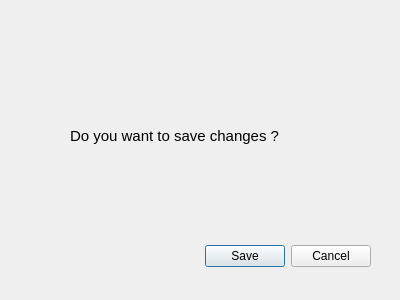
<?xml version="1.0" encoding="UTF-8"?>
<ui version="4.0">
 <class>SaveDialog</class>
 <widget class="QDialog" name="SaveDialog">
  <property name="geometry">
   <rect>
    <x>0</x>
    <y>0</y>
    <width>400</width>
    <height>300</height>
   </rect>
  </property>
  <property name="windowTitle">
   <string>Dialog</string>
  </property>
  <widget class="QDialogButtonBox" name="buttonBox">
   <property name="geometry">
    <rect>
     <x>30</x>
     <y>240</y>
     <width>341</width>
     <height>32</height>
    </rect>
   </property>
   <property name="orientation">
    <enum>Qt::Horizontal</enum>
   </property>
   <property name="standardButtons">
    <set>QDialogButtonBox::Cancel|QDialogButtonBox::Save</set>
   </property>
  </widget>
  <widget class="QLabel" name="label">
   <property name="geometry">
    <rect>
     <x>70</x>
     <y>70</y>
     <width>311</width>
     <height>131</height>
    </rect>
   </property>
   <property name="sizeIncrement">
    <size>
     <width>2</width>
     <height>7</height>
    </size>
   </property>
   <property name="font">
    <font>
     <pointsize>11</pointsize>
    </font>
   </property>
   <property name="text">
    <string>Do you want to save changes ?</string>
   </property>
  </widget>
 </widget>
 <resources/>
 <connections>
  <connection>
   <sender>buttonBox</sender>
   <signal>accepted()</signal>
   <receiver>SaveDialog</receiver>
   <slot>accept()</slot>
   <hints>
    <hint type="sourcelabel">
     <x>248</x>
     <y>254</y>
    </hint>
    <hint type="destinationlabel">
     <x>157</x>
     <y>274</y>
    </hint>
   </hints>
  </connection>
  <connection>
   <sender>buttonBox</sender>
   <signal>rejected()</signal>
   <receiver>SaveDialog</receiver>
   <slot>reject()</slot>
   <hints>
    <hint type="sourcelabel">
     <x>316</x>
     <y>260</y>
    </hint>
    <hint type="destinationlabel">
     <x>286</x>
     <y>274</y>
    </hint>
   </hints>
  </connection>
 </connections>
</ui>
